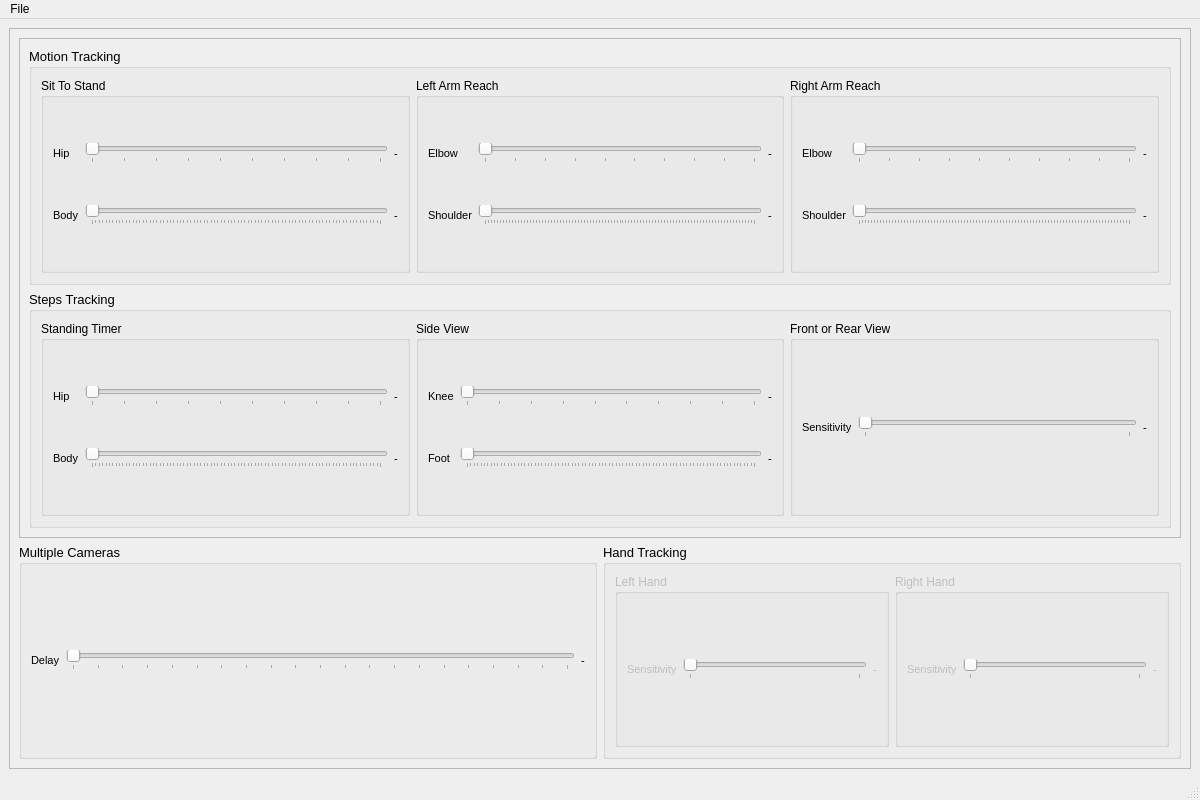
<?xml version="1.0" encoding="UTF-8"?>
<ui version="4.0">
 <class>MainWindow</class>
 <widget class="QMainWindow" name="MainWindow">
  <property name="geometry">
   <rect>
    <x>0</x>
    <y>0</y>
    <width>1200</width>
    <height>800</height>
   </rect>
  </property>
  <property name="windowTitle">
   <string>MainWindow</string>
  </property>
  <widget class="QWidget" name="centralwidget">
   <layout class="QGridLayout" name="gridLayout">
    <item row="0" column="0">
     <widget class="QScrollArea" name="scrollArea">
      <property name="minimumSize">
       <size>
        <width>0</width>
        <height>0</height>
       </size>
      </property>
      <property name="widgetResizable">
       <bool>true</bool>
      </property>
      <widget class="QWidget" name="scrollAreaWidgetContents_3">
       <property name="geometry">
        <rect>
         <x>0</x>
         <y>0</y>
         <width>1186</width>
         <height>750</height>
        </rect>
       </property>
       <layout class="QGridLayout" name="gridLayout_2">
        <item row="0" column="0" colspan="2">
         <widget class="QFrame" name="frame">
          <property name="minimumSize">
           <size>
            <width>700</width>
            <height>500</height>
           </size>
          </property>
          <property name="frameShape">
           <enum>QFrame::StyledPanel</enum>
          </property>
          <property name="frameShadow">
           <enum>QFrame::Raised</enum>
          </property>
          <layout class="QVBoxLayout" name="verticalLayout">
           <item>
            <widget class="QGroupBox" name="groupBox">
             <property name="font">
              <font>
               <pointsize>10</pointsize>
              </font>
             </property>
             <property name="title">
              <string>Motion Tracking</string>
             </property>
             <layout class="QHBoxLayout" name="horizontalLayout">
              <item>
               <widget class="QGroupBox" name="groupBox_4">
                <property name="font">
                 <font>
                  <pointsize>9</pointsize>
                 </font>
                </property>
                <property name="title">
                 <string>Sit To Stand</string>
                </property>
                <layout class="QGridLayout" name="gridLayout_3">
                 <item row="0" column="1">
                  <widget class="QSlider" name="sitToStand_hipAngle_horizontalSlider">
                   <property name="minimum">
                    <number>90</number>
                   </property>
                   <property name="maximum">
                    <number>180</number>
                   </property>
                   <property name="singleStep">
                    <number>1</number>
                   </property>
                   <property name="orientation">
                    <enum>Qt::Horizontal</enum>
                   </property>
                   <property name="tickPosition">
                    <enum>QSlider::TicksBelow</enum>
                   </property>
                   <property name="tickInterval">
                    <number>0</number>
                   </property>
                  </widget>
                 </item>
                 <item row="1" column="0">
                  <widget class="QLabel" name="label_6">
                   <property name="font">
                    <font>
                     <pointsize>8</pointsize>
                    </font>
                   </property>
                   <property name="text">
                    <string>Body</string>
                   </property>
                  </widget>
                 </item>
                 <item row="0" column="0">
                  <widget class="QLabel" name="label_5">
                   <property name="font">
                    <font>
                     <pointsize>8</pointsize>
                    </font>
                   </property>
                   <property name="text">
                    <string>Hip</string>
                   </property>
                  </widget>
                 </item>
                 <item row="0" column="2">
                  <widget class="QLabel" name="sitToStand_hip_label">
                   <property name="font">
                    <font>
                     <pointsize>8</pointsize>
                    </font>
                   </property>
                   <property name="text">
                    <string>-</string>
                   </property>
                  </widget>
                 </item>
                 <item row="1" column="2">
                  <widget class="QLabel" name="sitToStand_body_label">
                   <property name="font">
                    <font>
                     <pointsize>8</pointsize>
                    </font>
                   </property>
                   <property name="text">
                    <string>-</string>
                   </property>
                  </widget>
                 </item>
                 <item row="1" column="1">
                  <widget class="QSlider" name="sitToStand_bodyAngle_horizontalSlider">
                   <property name="minimum">
                    <number>0</number>
                   </property>
                   <property name="maximum">
                    <number>85</number>
                   </property>
                   <property name="singleStep">
                    <number>1</number>
                   </property>
                   <property name="orientation">
                    <enum>Qt::Horizontal</enum>
                   </property>
                   <property name="tickPosition">
                    <enum>QSlider::TicksBelow</enum>
                   </property>
                   <property name="tickInterval">
                    <number>0</number>
                   </property>
                  </widget>
                 </item>
                </layout>
               </widget>
              </item>
              <item>
               <widget class="QGroupBox" name="groupBox_5">
                <property name="maximumSize">
                 <size>
                  <width>16777215</width>
                  <height>16777215</height>
                 </size>
                </property>
                <property name="font">
                 <font>
                  <pointsize>9</pointsize>
                 </font>
                </property>
                <property name="title">
                 <string>Left Arm Reach</string>
                </property>
                <layout class="QGridLayout" name="gridLayout_4">
                 <item row="4" column="1">
                  <widget class="QSlider" name="leftArmReach_shoulderAngle_horizontalSlider">
                   <property name="maximum">
                    <number>90</number>
                   </property>
                   <property name="orientation">
                    <enum>Qt::Horizontal</enum>
                   </property>
                   <property name="tickPosition">
                    <enum>QSlider::TicksBelow</enum>
                   </property>
                  </widget>
                 </item>
                 <item row="2" column="0">
                  <widget class="QLabel" name="label">
                   <property name="font">
                    <font>
                     <pointsize>8</pointsize>
                    </font>
                   </property>
                   <property name="text">
                    <string>Elbow</string>
                   </property>
                  </widget>
                 </item>
                 <item row="4" column="0">
                  <widget class="QLabel" name="label_2">
                   <property name="font">
                    <font>
                     <pointsize>8</pointsize>
                    </font>
                   </property>
                   <property name="text">
                    <string>Shoulder</string>
                   </property>
                  </widget>
                 </item>
                 <item row="2" column="1">
                  <widget class="QSlider" name="leftArmReach_elbowAngle_horizontalSlider">
                   <property name="minimum">
                    <number>90</number>
                   </property>
                   <property name="maximum">
                    <number>180</number>
                   </property>
                   <property name="orientation">
                    <enum>Qt::Horizontal</enum>
                   </property>
                   <property name="tickPosition">
                    <enum>QSlider::TicksBelow</enum>
                   </property>
                  </widget>
                 </item>
                 <item row="2" column="2">
                  <widget class="QLabel" name="left_elbow_label">
                   <property name="font">
                    <font>
                     <pointsize>8</pointsize>
                    </font>
                   </property>
                   <property name="text">
                    <string>-</string>
                   </property>
                  </widget>
                 </item>
                 <item row="4" column="2">
                  <widget class="QLabel" name="left_shoulder_label">
                   <property name="font">
                    <font>
                     <pointsize>8</pointsize>
                    </font>
                   </property>
                   <property name="text">
                    <string>-</string>
                   </property>
                  </widget>
                 </item>
                </layout>
               </widget>
              </item>
              <item>
               <widget class="QGroupBox" name="groupBox_6">
                <property name="font">
                 <font>
                  <pointsize>9</pointsize>
                 </font>
                </property>
                <property name="title">
                 <string>Right Arm Reach</string>
                </property>
                <layout class="QGridLayout" name="gridLayout_5">
                 <item row="1" column="1">
                  <widget class="QSlider" name="rightArmReach_shoulderAngle_horizontalSlider">
                   <property name="minimum">
                    <number>0</number>
                   </property>
                   <property name="maximum">
                    <number>90</number>
                   </property>
                   <property name="value">
                    <number>0</number>
                   </property>
                   <property name="orientation">
                    <enum>Qt::Horizontal</enum>
                   </property>
                   <property name="tickPosition">
                    <enum>QSlider::TicksBelow</enum>
                   </property>
                  </widget>
                 </item>
                 <item row="0" column="1">
                  <widget class="QSlider" name="rightArmReach_elbowAngle_horizontalSlider">
                   <property name="minimum">
                    <number>90</number>
                   </property>
                   <property name="maximum">
                    <number>180</number>
                   </property>
                   <property name="orientation">
                    <enum>Qt::Horizontal</enum>
                   </property>
                   <property name="tickPosition">
                    <enum>QSlider::TicksBelow</enum>
                   </property>
                  </widget>
                 </item>
                 <item row="1" column="0">
                  <widget class="QLabel" name="label_4">
                   <property name="font">
                    <font>
                     <pointsize>8</pointsize>
                    </font>
                   </property>
                   <property name="text">
                    <string>Shoulder</string>
                   </property>
                  </widget>
                 </item>
                 <item row="0" column="0">
                  <widget class="QLabel" name="label_3">
                   <property name="font">
                    <font>
                     <pointsize>8</pointsize>
                    </font>
                   </property>
                   <property name="text">
                    <string>Elbow</string>
                   </property>
                  </widget>
                 </item>
                 <item row="0" column="2">
                  <widget class="QLabel" name="right_elbow_label">
                   <property name="font">
                    <font>
                     <pointsize>8</pointsize>
                    </font>
                   </property>
                   <property name="text">
                    <string>-</string>
                   </property>
                  </widget>
                 </item>
                 <item row="1" column="2">
                  <widget class="QLabel" name="right_shoulder_label">
                   <property name="font">
                    <font>
                     <pointsize>8</pointsize>
                    </font>
                   </property>
                   <property name="text">
                    <string>-</string>
                   </property>
                  </widget>
                 </item>
                </layout>
               </widget>
              </item>
             </layout>
            </widget>
           </item>
           <item>
            <widget class="QGroupBox" name="groupBox_2">
             <property name="font">
              <font>
               <pointsize>10</pointsize>
              </font>
             </property>
             <property name="title">
              <string>Steps Tracking</string>
             </property>
             <layout class="QHBoxLayout" name="horizontalLayout_2">
              <item>
               <widget class="QGroupBox" name="groupBox_7">
                <property name="font">
                 <font>
                  <pointsize>9</pointsize>
                 </font>
                </property>
                <property name="title">
                 <string>Standing Timer</string>
                </property>
                <layout class="QGridLayout" name="gridLayout_6">
                 <item row="0" column="0">
                  <widget class="QLabel" name="label_9">
                   <property name="font">
                    <font>
                     <pointsize>8</pointsize>
                    </font>
                   </property>
                   <property name="text">
                    <string>Hip</string>
                   </property>
                  </widget>
                 </item>
                 <item row="0" column="1">
                  <widget class="QSlider" name="standingTimer_hipAngle_horizontalSlider">
                   <property name="minimum">
                    <number>90</number>
                   </property>
                   <property name="maximum">
                    <number>180</number>
                   </property>
                   <property name="singleStep">
                    <number>1</number>
                   </property>
                   <property name="orientation">
                    <enum>Qt::Horizontal</enum>
                   </property>
                   <property name="tickPosition">
                    <enum>QSlider::TicksBelow</enum>
                   </property>
                   <property name="tickInterval">
                    <number>0</number>
                   </property>
                  </widget>
                 </item>
                 <item row="1" column="0">
                  <widget class="QLabel" name="label_12">
                   <property name="font">
                    <font>
                     <pointsize>8</pointsize>
                    </font>
                   </property>
                   <property name="text">
                    <string>Body</string>
                   </property>
                  </widget>
                 </item>
                 <item row="1" column="1">
                  <widget class="QSlider" name="standingTimer_bodyAngle_horizontalSlider">
                   <property name="minimum">
                    <number>0</number>
                   </property>
                   <property name="maximum">
                    <number>85</number>
                   </property>
                   <property name="singleStep">
                    <number>1</number>
                   </property>
                   <property name="orientation">
                    <enum>Qt::Horizontal</enum>
                   </property>
                   <property name="tickPosition">
                    <enum>QSlider::TicksBelow</enum>
                   </property>
                   <property name="tickInterval">
                    <number>0</number>
                   </property>
                  </widget>
                 </item>
                 <item row="0" column="2">
                  <widget class="QLabel" name="standing_hip_label">
                   <property name="font">
                    <font>
                     <pointsize>8</pointsize>
                    </font>
                   </property>
                   <property name="text">
                    <string>-</string>
                   </property>
                  </widget>
                 </item>
                 <item row="1" column="2">
                  <widget class="QLabel" name="standing_body_label">
                   <property name="font">
                    <font>
                     <pointsize>8</pointsize>
                    </font>
                   </property>
                   <property name="text">
                    <string>-</string>
                   </property>
                  </widget>
                 </item>
                </layout>
               </widget>
              </item>
              <item>
               <widget class="QGroupBox" name="groupBox_8">
                <property name="font">
                 <font>
                  <pointsize>9</pointsize>
                 </font>
                </property>
                <property name="title">
                 <string>Side View</string>
                </property>
                <layout class="QGridLayout" name="gridLayout_7">
                 <item row="0" column="0">
                  <widget class="QLabel" name="label_10">
                   <property name="font">
                    <font>
                     <pointsize>8</pointsize>
                    </font>
                   </property>
                   <property name="text">
                    <string>Knee</string>
                   </property>
                  </widget>
                 </item>
                 <item row="1" column="0">
                  <widget class="QLabel" name="label_13">
                   <property name="font">
                    <font>
                     <pointsize>8</pointsize>
                    </font>
                   </property>
                   <property name="text">
                    <string>Foot</string>
                   </property>
                  </widget>
                 </item>
                 <item row="0" column="1">
                  <widget class="QSlider" name="stepsTracking_sideView_kneeAngle_horizontalSlider">
                   <property name="minimum">
                    <number>90</number>
                   </property>
                   <property name="maximum">
                    <number>180</number>
                   </property>
                   <property name="singleStep">
                    <number>1</number>
                   </property>
                   <property name="orientation">
                    <enum>Qt::Horizontal</enum>
                   </property>
                   <property name="tickPosition">
                    <enum>QSlider::TicksBelow</enum>
                   </property>
                   <property name="tickInterval">
                    <number>0</number>
                   </property>
                  </widget>
                 </item>
                 <item row="1" column="1">
                  <widget class="QSlider" name="stepsTracking_sideView_footAngle_horizontalSlider">
                   <property name="minimum">
                    <number>0</number>
                   </property>
                   <property name="maximum">
                    <number>85</number>
                   </property>
                   <property name="singleStep">
                    <number>1</number>
                   </property>
                   <property name="orientation">
                    <enum>Qt::Horizontal</enum>
                   </property>
                   <property name="tickPosition">
                    <enum>QSlider::TicksBelow</enum>
                   </property>
                   <property name="tickInterval">
                    <number>0</number>
                   </property>
                  </widget>
                 </item>
                 <item row="0" column="2">
                  <widget class="QLabel" name="steps_side_knee_label">
                   <property name="font">
                    <font>
                     <pointsize>8</pointsize>
                    </font>
                   </property>
                   <property name="text">
                    <string>-</string>
                   </property>
                  </widget>
                 </item>
                 <item row="1" column="2">
                  <widget class="QLabel" name="steps_side_foot_label">
                   <property name="font">
                    <font>
                     <pointsize>8</pointsize>
                    </font>
                   </property>
                   <property name="text">
                    <string>-</string>
                   </property>
                  </widget>
                 </item>
                </layout>
               </widget>
              </item>
              <item>
               <widget class="QGroupBox" name="groupBox_9">
                <property name="enabled">
                 <bool>true</bool>
                </property>
                <property name="font">
                 <font>
                  <pointsize>9</pointsize>
                 </font>
                </property>
                <property name="title">
                 <string>Front or Rear View</string>
                </property>
                <layout class="QGridLayout" name="gridLayout_8">
                 <item row="0" column="1">
                  <widget class="QSlider" name="stepCounter_frontOrRear_sensitivity_horizontalSlider">
                   <property name="minimum">
                    <number>1</number>
                   </property>
                   <property name="maximum">
                    <number>10</number>
                   </property>
                   <property name="singleStep">
                    <number>1</number>
                   </property>
                   <property name="orientation">
                    <enum>Qt::Horizontal</enum>
                   </property>
                   <property name="tickPosition">
                    <enum>QSlider::TicksBelow</enum>
                   </property>
                   <property name="tickInterval">
                    <number>0</number>
                   </property>
                  </widget>
                 </item>
                 <item row="0" column="0">
                  <widget class="QLabel" name="label_11">
                   <property name="font">
                    <font>
                     <pointsize>8</pointsize>
                    </font>
                   </property>
                   <property name="text">
                    <string>Sensitivity</string>
                   </property>
                  </widget>
                 </item>
                 <item row="0" column="2">
                  <widget class="QLabel" name="steps_front_rear_sensitivity_label">
                   <property name="font">
                    <font>
                     <pointsize>8</pointsize>
                    </font>
                   </property>
                   <property name="text">
                    <string>-</string>
                   </property>
                  </widget>
                 </item>
                </layout>
               </widget>
              </item>
             </layout>
            </widget>
           </item>
          </layout>
         </widget>
        </item>
        <item row="1" column="0">
         <widget class="QGroupBox" name="groupBox_12">
          <property name="minimumSize">
           <size>
            <width>360</width>
            <height>0</height>
           </size>
          </property>
          <property name="font">
           <font>
            <pointsize>10</pointsize>
           </font>
          </property>
          <property name="title">
           <string>Multiple Cameras</string>
          </property>
          <layout class="QGridLayout" name="gridLayout_11">
           <item row="0" column="0">
            <widget class="QLabel" name="label_23">
             <property name="font">
              <font>
               <pointsize>8</pointsize>
              </font>
             </property>
             <property name="text">
              <string>Delay</string>
             </property>
            </widget>
           </item>
           <item row="0" column="1">
            <widget class="QSlider" name="multipleCams_delay_horizontalSlider">
             <property name="minimum">
              <number>0</number>
             </property>
             <property name="maximum">
              <number>2000</number>
             </property>
             <property name="singleStep">
              <number>100</number>
             </property>
             <property name="orientation">
              <enum>Qt::Horizontal</enum>
             </property>
             <property name="tickPosition">
              <enum>QSlider::TicksBelow</enum>
             </property>
             <property name="tickInterval">
              <number>0</number>
             </property>
            </widget>
           </item>
           <item row="0" column="2">
            <widget class="QLabel" name="multicam_delay_label">
             <property name="font">
              <font>
               <pointsize>8</pointsize>
              </font>
             </property>
             <property name="text">
              <string>-</string>
             </property>
            </widget>
           </item>
          </layout>
         </widget>
        </item>
        <item row="1" column="1">
         <widget class="QGroupBox" name="groupBox_3">
          <property name="font">
           <font>
            <pointsize>10</pointsize>
           </font>
          </property>
          <property name="title">
           <string>Hand Tracking</string>
          </property>
          <layout class="QHBoxLayout" name="horizontalLayout_3">
           <item>
            <widget class="QGroupBox" name="groupBox_10">
             <property name="enabled">
              <bool>false</bool>
             </property>
             <property name="font">
              <font>
               <pointsize>9</pointsize>
              </font>
             </property>
             <property name="title">
              <string>Left Hand</string>
             </property>
             <layout class="QGridLayout" name="gridLayout_9">
              <item row="0" column="0">
               <widget class="QLabel" name="label_14">
                <property name="font">
                 <font>
                  <pointsize>8</pointsize>
                 </font>
                </property>
                <property name="text">
                 <string>Sensitivity</string>
                </property>
               </widget>
              </item>
              <item row="0" column="1">
               <widget class="QSlider" name="handTracking_leftHand_horizontalSlider">
                <property name="minimum">
                 <number>1</number>
                </property>
                <property name="maximum">
                 <number>10</number>
                </property>
                <property name="singleStep">
                 <number>1</number>
                </property>
                <property name="orientation">
                 <enum>Qt::Horizontal</enum>
                </property>
                <property name="tickPosition">
                 <enum>QSlider::TicksBelow</enum>
                </property>
                <property name="tickInterval">
                 <number>0</number>
                </property>
               </widget>
              </item>
              <item row="0" column="2">
               <widget class="QLabel" name="label_20">
                <property name="font">
                 <font>
                  <pointsize>8</pointsize>
                 </font>
                </property>
                <property name="text">
                 <string>-</string>
                </property>
               </widget>
              </item>
             </layout>
            </widget>
           </item>
           <item>
            <widget class="QGroupBox" name="groupBox_11">
             <property name="enabled">
              <bool>false</bool>
             </property>
             <property name="font">
              <font>
               <pointsize>9</pointsize>
              </font>
             </property>
             <property name="title">
              <string>Right Hand</string>
             </property>
             <layout class="QGridLayout" name="gridLayout_10">
              <item row="0" column="0">
               <widget class="QLabel" name="label_22">
                <property name="font">
                 <font>
                  <pointsize>8</pointsize>
                 </font>
                </property>
                <property name="text">
                 <string>Sensitivity</string>
                </property>
               </widget>
              </item>
              <item row="0" column="1">
               <widget class="QSlider" name="handTracking_rightHand_horizontalSlider">
                <property name="minimum">
                 <number>1</number>
                </property>
                <property name="maximum">
                 <number>10</number>
                </property>
                <property name="singleStep">
                 <number>1</number>
                </property>
                <property name="orientation">
                 <enum>Qt::Horizontal</enum>
                </property>
                <property name="tickPosition">
                 <enum>QSlider::TicksBelow</enum>
                </property>
                <property name="tickInterval">
                 <number>0</number>
                </property>
               </widget>
              </item>
              <item row="0" column="2">
               <widget class="QLabel" name="label_21">
                <property name="font">
                 <font>
                  <pointsize>8</pointsize>
                 </font>
                </property>
                <property name="text">
                 <string>-</string>
                </property>
               </widget>
              </item>
             </layout>
            </widget>
           </item>
          </layout>
         </widget>
        </item>
       </layout>
      </widget>
     </widget>
    </item>
   </layout>
  </widget>
  <widget class="QMenuBar" name="menubar">
   <property name="geometry">
    <rect>
     <x>0</x>
     <y>0</y>
     <width>1200</width>
     <height>18</height>
    </rect>
   </property>
   <widget class="QMenu" name="menuFile">
    <property name="title">
     <string>File</string>
    </property>
    <addaction name="actionSave_Settings"/>
   </widget>
   <addaction name="menuFile"/>
  </widget>
  <widget class="QStatusBar" name="statusbar"/>
  <action name="actionSave_Settings">
   <property name="enabled">
    <bool>false</bool>
   </property>
   <property name="text">
    <string>Save Settings</string>
   </property>
  </action>
 </widget>
 <resources/>
 <connections/>
</ui>
